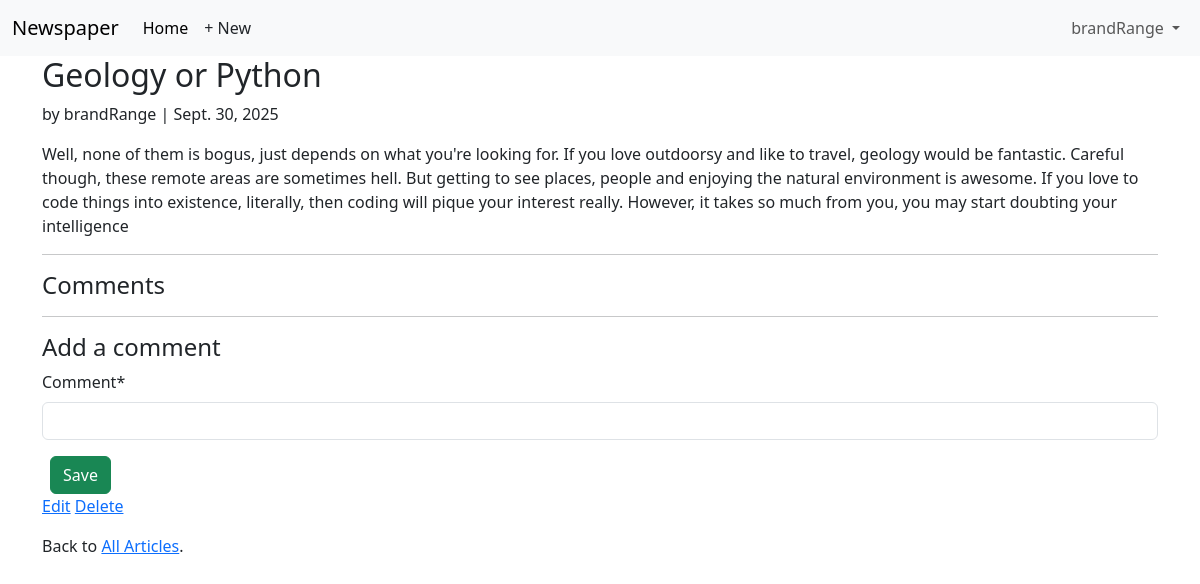
/articles/2/ (signed in), run on an earlier commit of the app's database.
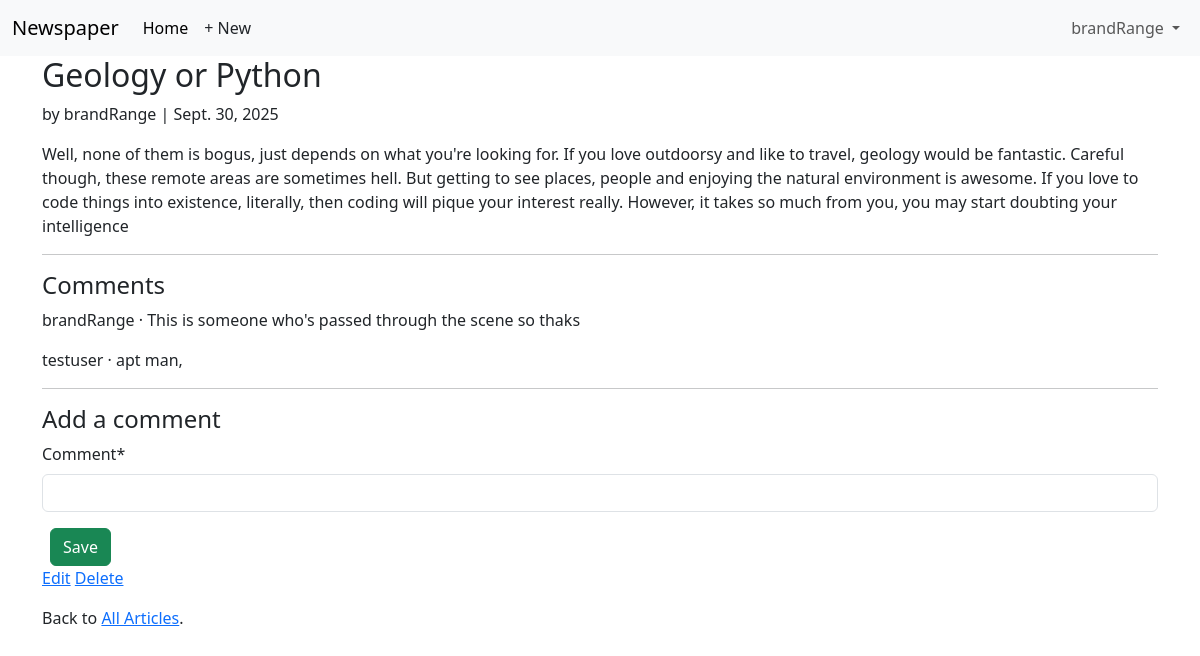
And on a later commit of the database.
### articles/models.py (models this page shows, shortened)
class Comment(models.Model):
    article = models.ForeignKey(Article, on_delete= models.CASCADE)
    comment = models.CharField(max_length=200)
    author = models.ForeignKey(
        settings.AUTH_USER_MODEL,
        on_delete=models.CASCADE,
        )
    def __str__(self):
        return self.comment

### accounts/models.py (models this page shows)
class CustomUser(AbstractUser):
    age = models.PositiveIntegerField(null=True, blank=True)

### articles/views.py (the view, shortened to what this page needs)
# urls.py: path("<int:pk>/", ArticleDetailView.as_view(), name="article_detail"),
class ArticleDetailView(LoginRequiredMixin, View):
    def get(self, request, *args, **kwargs):
        view = CommentGet.as_view()
        return view(request, *args, **kwargs)

### articles/views.py (called while the page is built)
    def get_context_data(self, **kwargs):
        context = super().get_context_data(**kwargs)
        context["form"] = CommentForm
        return context

### templates/article_detail.html
{% extends "base.html" %}
{% load crispy_forms_tags %}
{% block content %}
<div class="article-entry">
    <h2>{{ object.title }}</h2>
    <p>by {{ object.author }} | {{ object.date }}</p>
    <p>{{ object.body }}</p>
</div>
<hr>
<h4>Comments</h4>
{% for comment in article.comment_set.all %}
<p>{{ comment.author }} &middot; {{ comment }}</p>
{% endfor %}
<hr>
<h4>Add a comment</h4>
<form action="" method="post"> {% csrf_token %}
    {{ form |crispy}}
    <button class="btn btn-success ms-2" type="submit">Save</button>
</form>
<div>
    {% if article.author.pk == request.user.pk %}
    <p><a href="{% url 'article_edit' article.pk %}">Edit</a>
    <a href="{% url 'article_delete' article.pk %}">Delete</a>
    </p>
    {% endif %}
    <p>Back to <a href="{% url 'article_list' %}">All Articles</a>.</p>
</div>
{% endblock content %}

What changed in the data, as far as the page shows it:
added Comment: author "brandRange", comment "This is someone who's passed through the scene so thaks"
added Comment: author "testuser", comment "apt man,"
